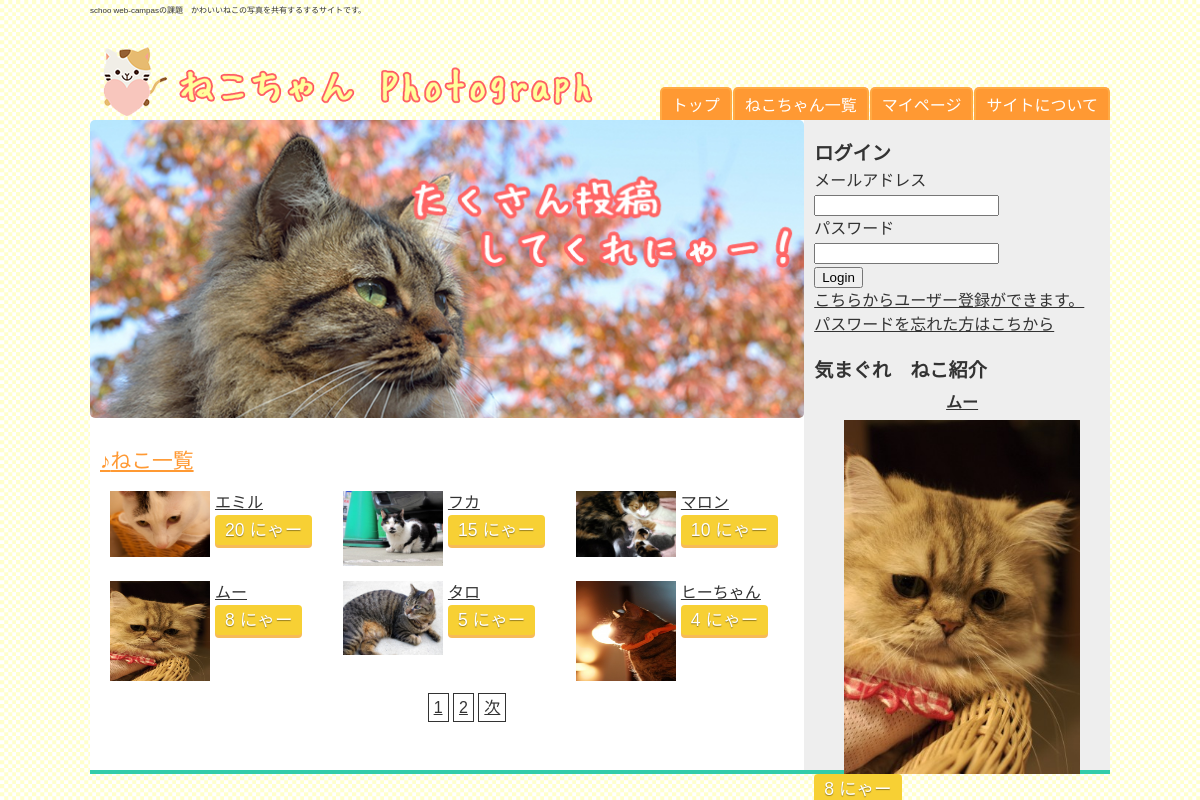
The app's page /cats.php with its own data.
### tables this page shows
CREATE TABLE IF NOT EXISTS `cats` (
  `cat_id` int(10) NOT NULL,
  `cat_name` varchar(100) NOT NULL,
  `user_id` int(10) NOT NULL,
  `cat_comment` varchar(200) NOT NULL,
  `profile_photo_url` varchar(100) DEFAULT NULL,
  `cat_count_good` int(10) NOT NULL DEFAULT '0'
);

### php/app.php (called while the page is built, shortened)
<?php
function h($str){
	return htmlspecialchars($str, ENT_QUOTES, "UTF-8");
}

### cats.php (the view)
<?php require_once("parts/header.php");?>
	<div class="top_img"><img src="images/top.jpg" alt="秋だにゃ！"></div>
	<h2>ねこ一覧</h2>
	<section class="list_cats">
		<?php
			$pagenation = getPagenation("cats",6);
			$query = "SELECT * FROM `cats` ORDER BY `cat_count_good` DESC LIMIT ? OFFSET ?";
			$sth = $dbh->prepare($query);
			$sth->bindParam( 1, $pagenation["perpage"], PDO::PARAM_INT );
			$sth->bindParam( 2, $pagenation["from"], PDO::PARAM_INT );
			$sth->execute();
			while($cat_info = $sth->fetch()):
		?>
			<div>
				<a href="cat.php?cat_id=<?=h($cat_info['cat_id']);?>"><img src="<?=h($cat_info['profile_photo_url']);?>"></a>
				<p><a href="cat.php?cat_id=<?=h($cat_info['cat_id']);?>"><?=h($cat_info["cat_name"]);?></a></p>
				<button data-id="<?=h($cat_info["cat_id"]);?>" data-count="<?=h($cat_info["cat_count_good"]);?>" class="nya">
					<span class="count_good<?=h($cat_info['cat_id']);?>"><?=h($cat_info["cat_count_good"]);?></span> にゃー
				</button>
			</div>
		<?php endwhile;?>
		<?php require_once("parts/pagenation.php");?>
	</section>
<?php require_once("parts/footer.php");?>

### parts/sidebar.php
<aside>
  <?php require_once("login_form.php");?>
	<h3>気まぐれ　ねこ紹介</h3>
	<?php
	$count = $dbh->query("SELECT COUNT(*) FROM `cats`") -> fetchColumn();
	$flg = true;
	while($flg){
		$rand_cat_id = rand(1,$count);
		$query = 'SELECT * FROM `cats` WHERE `cat_id` = ?';
 		$sth = $dbh->prepare($query);
 		$sth->execute(array($rand_cat_id));
 		if($sth){
 			$rand_cat_info = $sth->fetch(PDO::FETCH_ASSOC);
 			$flg = false;
 		}
	}
	?>
	<h4><a href="cat.php?cat_id=<?=h($rand_cat_info['cat_id']);?>"><?=h($rand_cat_info["cat_name"]);?></a></h4>
	<a href="cat.php?cat_id=<?=h($rand_cat_info['cat_id']);?>"><img src="<?=h($rand_cat_info["profile_photo_url"]);?>"></a>
		<button data-id="<?=h($rand_cat_info["cat_id"]);?>" data-count="<?=h($rand_cat_info["cat_count_good"]);?>" class="nya">
			<span class="count_good<?=h($rand_cat_info['cat_id']);?>"><?=h($rand_cat_info["cat_count_good"]);?></span> にゃー
		</button>
</aside>

### css/style.css (style rules this page uses)
html, body, div, span, applet, object, iframe, h1, h2, h3, h4, h5, h6, p, blockquote, pre, a, abbr, acronym, address, big, cite, code, del, dfn, em, font, ins, kbd, q, s, samp, small, strike, strong, sub, sup, tt, var, dl, dt, dd, ol, ul, li, fieldset, form, label, legend, table, caption, tbody, tfoot, thead, tr, th, td { border: 0;font-family: inherit;font-size: 100%;font-style: inherit;font-weight: inherit;margin: 0;outline: 0;padding: 0;vertical-align: baseline; }
a { text-decoration: underline; color: inherit; }
a img { border: 0; cursor: pointer; }
article, aside, details, figcaption, figure, footer, header, hgroup, menu, nav, section { display: block; }
body { font: 16px/1.5 "メイリオ","Meiryo",arial,"ヒラギノ角ゴ Pro W3","Hiragino Kaku Gothic Pro",Osaka,"ＭＳ Ｐゴシック","MS PGothic",Sans-Serif; color:#333; background: url("../images/bg.gif"); }
img { max-width: 100%; }
main h2 { color: #F93; padding-left: 10px; font-size: 130%; margin-top: 20px; text-decoration: underline; clear: both; }
main h2:before { content:"♪"; }
main p { padding-left: 20px; }
section { width: 100%; margin-bottom: 20px; right: 0; }
.top_img { width: 100%; }
.top_img img { border-radius: 5px; }
.nya { position: relative; padding: 0 10px; background-color: #f7d034; border: none; border-radius: 4px; font-size: 110%; color: #fff; line-height: 30px; -webkit-transition: none; transition: none; box-shadow: 0 3px 0 #f7ba59; text-shadow: 0 1px 1px rgba(0, 0, 0, .4); }
.list_cats { margin-left: 20px; }
.list_cats div { display: inline-block; width: 32%; margin-top: 15px; }
.list_cats div img { width: 100px; height: auto; max-height: 100px; margin-right: 5px; float: left; }
.list_cats div button { clear: both; }
aside { width: 29%; height: 100%; position: absolute; top: 0; right: 0; z-index: 1; background: #eee; padding-left: 1%; }
aside h3 { margin-top: 20px; font-size: 120%; font-weight: bold; }
aside h4 { font-weight: bold; margin: 5px auto; text-align: center; }
aside img { width: 80%; margin: 0 auto; text-align: center; display: block; }

### records on screen
cats: profile_photo_url (picture), cat_name "エミル", cat_count_good "20"
cats: profile_photo_url (picture), cat_name "フカ", cat_count_good "15"
cats: profile_photo_url (picture), cat_name "マロン", cat_count_good "10"
cats: profile_photo_url (picture), cat_name "ムー", cat_count_good "8"
cats: profile_photo_url (picture), cat_name "タロ", cat_count_good "5"
cats: profile_photo_url (picture), cat_name "ヒーちゃん", cat_count_good "4"
